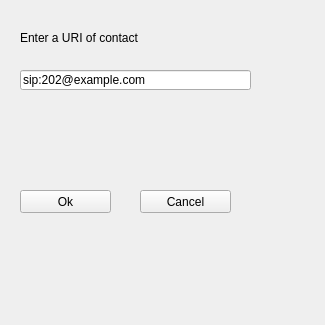
<?xml version="1.0" encoding="UTF-8"?>
<ui version="4.0">
 <class>addContactForm</class>
 <widget class="QWidget" name="addContactForm">
  <property name="geometry">
   <rect>
    <x>0</x>
    <y>0</y>
    <width>325</width>
    <height>325</height>
   </rect>
  </property>
  <property name="windowTitle">
   <string>Add contact</string>
  </property>
  <widget class="QLineEdit" name="lineEdit">
   <property name="geometry">
    <rect>
     <x>20</x>
     <y>70</y>
     <width>231</width>
     <height>20</height>
    </rect>
   </property>
   <property name="text">
    <string>sip:202@example.com</string>
   </property>
  </widget>
  <widget class="QLabel" name="label">
   <property name="geometry">
    <rect>
     <x>20</x>
     <y>30</y>
     <width>161</width>
     <height>16</height>
    </rect>
   </property>
   <property name="text">
    <string>Enter a URI of contact</string>
   </property>
  </widget>
  <widget class="QPushButton" name="pushButton">
   <property name="geometry">
    <rect>
     <x>20</x>
     <y>190</y>
     <width>91</width>
     <height>23</height>
    </rect>
   </property>
   <property name="text">
    <string>Ok</string>
   </property>
  </widget>
  <widget class="QPushButton" name="pushButton_2">
   <property name="geometry">
    <rect>
     <x>140</x>
     <y>190</y>
     <width>91</width>
     <height>23</height>
    </rect>
   </property>
   <property name="text">
    <string>Cancel</string>
   </property>
  </widget>
 </widget>
 <resources/>
 <connections/>
</ui>
